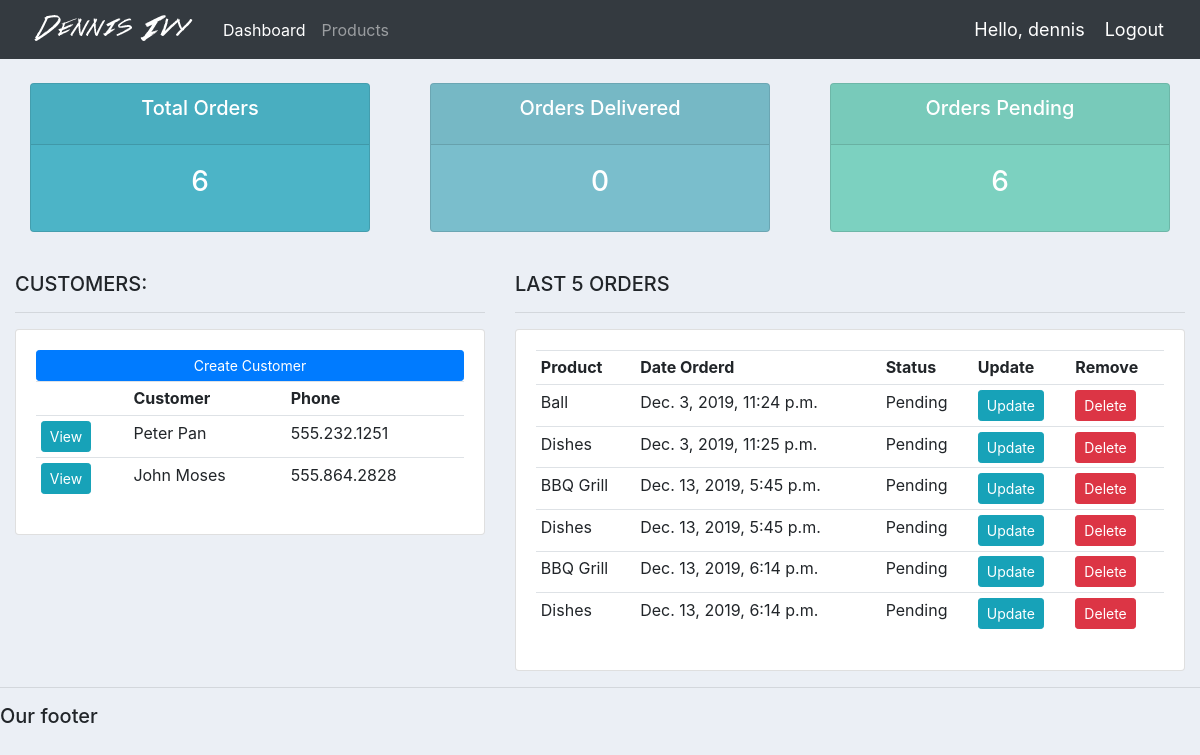
The app's page / (signed in) with its own data.
### accounts/models.py (models this page shows, shortened)
class Customer(models.Model):
	name = models.CharField(max_length=200, null=True)
	phone = models.CharField(max_length=200, null=True)
	email = models.CharField(max_length=200, null=True)
	date_created = models.DateTimeField(auto_now_add=True, null=True)

class Order(models.Model):
	STATUS = (
			('Pending', 'Pending'),
			('Out for delivery', 'Out for delivery'),
			('Delivered', 'Delivered'),
			)
	customer = models.ForeignKey(Customer, null=True, on_delete= models.SET_NULL)
	product = models.ForeignKey(Product, null=True, on_delete= models.SET_NULL)
	date_created = models.DateTimeField(auto_now_add=True, null=True)
	status = models.CharField(max_length=200, null=True, choices=STATUS)
	note = models.CharField(max_length=1000, null=True)

class Product(models.Model):
	CATEGORY = (
			('Indoor', 'Indoor'),
			('Out Door', 'Out Door'),
			)
	name = models.CharField(max_length=200, null=True)
	price = models.FloatField(null=True)
	category = models.CharField(max_length=200, null=True, choices=CATEGORY)
	description = models.CharField(max_length=200, null=True, blank=True)
	date_created = models.DateTimeField(auto_now_add=True, null=True)
	tags = models.ManyToManyField(Tag)
	def __str__(self):
		return self.name

### accounts/views.py (the view)
# urls.py: path('', views.home, name="home"),
@login_required(login_url='login')
def home(request):
	orders = Order.objects.all()
	customers = Customer.objects.all()
	total_customers = customers.count()
	total_orders = orders.count()
	delivered = orders.filter(status='Delivered').count()
	pending = orders.filter(status='Pending').count()
	context = {'orders':orders, 'customers':customers,
	'total_orders':total_orders,'delivered':delivered,
	'pending':pending }
	return render(request, 'accounts/dashboard.html', context)

### accounts/templates/accounts/dashboard.html
{%  extends 'accounts/main.html' %}
{% block content %}
{%  include 'accounts/status.html' %}
<br>
<div class="row">
	<div class="col-md-5">
		<h5>CUSTOMERS:</h5>
		<hr>
		<div class="card card-body">
			<a class="btn btn-primary  btn-sm btn-block" href="">Create Customer</a>
			<table class="table table-sm">
				<tr>
					<th></th>
					<th>Customer</th>
					<th>Phone</th>
				</tr>
				{% for customer in customers %}
					<tr>
						<td><a class="btn btn-sm btn-info" href="{% url 'customer' customer.id %}">View</a></td>
						<td>{{customer.name}}</td>
						<td>{{customer.phone}}</td>
					</tr>
				{% endfor %}
			</table>
		</div>
	</div>
	<div class="col-md-7">
		<h5>LAST 5 ORDERS</h5>
		<hr>
		<div class="card card-body">
			<table class="table table-sm">
				<tr>
					<th>Product</th>
					<th>Date Orderd</th>
					<th>Status</th>
					<th>Update</th>
					<th>Remove</th>
				</tr>
				{% for order in orders %}
					<tr>
						<td>{{order.product}}</td>
						<td>{{order.date_created}}</td>
						<td>{{order.status}}</td>
						<td><a class="btn btn-sm btn-info" href="{% url 'update_order' order.id %}">Update</a></td>
						<td><a class="btn btn-sm btn-danger" href="{% url 'delete_order' order.id %}">Delete</a></td>
					</tr>
				{% endfor %}
			</table>
		</div>
	</div>
</div>
{% endblock %}

### accounts/templates/accounts/main.html (shortened to what this page needs)
{% load static %}
<!DOCTYPE html>
<html>
<head>
	<link rel="stylesheet" href="https://stackpath.bootstrapcdn.com/bootstrap/4.3.1/css/bootstrap.min.css">
	<link rel="stylesheet" type="text/css" href="{% static '/css/main.css' %}">
</head>
<body>
	{%  include 'accounts/navbar.html' %}
	<div class="container-fluid">
	{% block content %}
	{% endblock %}
    </div>
	<hr>
	<h5>Our footer</h5>
</body>
</html>

### accounts/templates/accounts/navbar.html (shortened to what this page needs)
{% load static %}
<nav class="navbar navbar-expand-lg navbar-dark bg-dark">
 <img src="{% static 'images/logo.png' %}">
  <div class="collapse navbar-collapse" id="navbarNav">
    <ul class="navbar-nav">
      <li class="nav-item active">
        <a class="nav-link" href="{% url 'home' %}">Dashboard</a>
      </li>
      <li class="nav-item">
        <a class="nav-link" href="{% url 'products' %}">Products</a>
      </li>
    </ul>
  </div>
<span class="hello-msg">Hello, {{request.user}}</span>
<span><a class="hello-msg" href="{% url 'logout' %}">Logout</a></span>
</nav>

### accounts/templates/accounts/status.html
<br>
<div class="row">
	<div class="col">
		<div class="col-md">
			<div class="card text-center text-white  mb-3" id="total-orders">
			  	<div class="card-header">
			  		<h5 class="card-title">Total Orders</h5>
			  	</div>
			  	<div class="card-body">
			    	<h3 class="card-title">{{total_orders}}</h3>
			  	</div>
			</div>
		</div>
	</div>
	<div class="col">
		<div class="col-md">
			<div class="card text-center text-white  mb-3" id="orders-delivered">
			  	<div class="card-header">
			  		<h5 class="card-title">Orders Delivered</h5>
			  	</div>
			  	<div class="card-body">
			    	<h3 class="card-title">{{delivered}}</h3>
			  	</div>
			</div>
		</div>
	</div>
	<div class="col">
		<div class="col-md">
			<div class="card text-center text-white  mb-3" id="orders-pending">
			  	<div class="card-header">
			  		<h5 class="card-title">Orders Pending</h5>
			  	</div>
			  	<div class="card-body">
			    	<h3 class="card-title">{{pending}}</h3>
			  	</div>
			</div>
		</div>
	</div>
</div>

### static/css/main.css (style rules this page uses)
body { background-color: #ebeff5; }
#total-orders { background-color: #4cb4c7; }
#orders-delivered { background-color: #7abecc; }
#orders-pending { background-color: #7CD1C0; }

### accounts/templates/accounts/navbar.html (style rules this page uses)
.hello-msg { font-size: 18px; color: #fff; margin-right:20px; }

### records on screen
Customer: name "Peter Pan", phone "555.232.1251"
Customer: name "John Moses", phone "555.864.2828"
Order: product "Ball", date_created "Dec. 3, 2019, 11:24 p.m.", status "Pending"
Order: product "Dishes", date_created "Dec. 3, 2019, 11:25 p.m.", status "Pending"
Order: product "BBQ Grill", date_created "Dec. 13, 2019, 5:45 p.m.", status "Pending"
Order: product "Dishes", date_created "Dec. 13, 2019, 5:45 p.m.", status "Pending"
Order: product "BBQ Grill", date_created "Dec. 13, 2019, 6:14 p.m.", status "Pending"
Order: product "Dishes", date_created "Dec. 13, 2019, 6:14 p.m.", status "Pending"

### other values on screen
{{ request.user }} "dennis"
{{ total_orders }} "6"
{{ delivered }} "0"
{{ pending }} "6"
